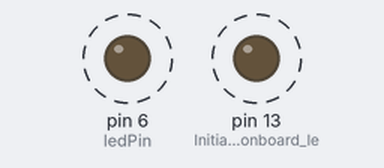
Recording of a sketch running on a simulated Arduino Uno, built with avr-gcc and run on an emulated ATmega328P. Parts: output pins drawn as LEDs (lit = HIGH). Dashed ring = blinking.

Above: at 0.12 s.
Timing chart, 0 to 4.6 s (numbered marks = the images above):
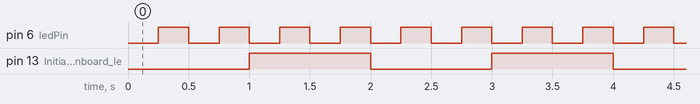

The sketch:

L1.4.ino
```cpp
/*
 * LED BLINK - TWO LED'S, TWO RATES
 *
 * WRITTEN BY: C. ABBEY
 * COURSE: ME 379
 * SECTION: 801
 *
 * DATE: JAN 30, 2024
 * ********DESCRIPTION************
 *  This code uses the Arduino microcontroller to blink
 *  two LED's simultaneously at different rates.
 *
 *  ======I/O FUNCTION============
 *  I/O:
 *    pin 6: used to control external LED
 *    LED_BUILTIN: used to control onboard led (could also use pin 13)
 *
 */

// Define the I/O pins and create a variable array
const int ledPin = 6;               //Defines the pin the led is connected to
unsigned long previousMillis[2];    //Defines an array of two unsigned long integers, used to store the previous time each led changed state

void setup() {
  pinMode(LED_BUILTIN, OUTPUT);     //Initialize the onboard led as an output
  pinMode(ledPin, OUTPUT);          //Initialize the led connected to pin 6 as an output
}

void loop() {
  blink(LED_BUILTIN, 1000, 0);      //Call the blink function for the onboard led
  blink(ledPin, 250, 1);            //Call the blink function for the led connected to pin 6

}

//Define a new function to control the timing of the led's using the millis() function
// This function will take input frorm the user to determine the led to target, the interval to flash the target led, and the array index that the led is located at
void blink(int led, int interval, int array)  {
  // first define an if statement that compares the current time for each led to the interval argument entered
  // to determine if the led state has changed since the previous time
  // if the condition is true, the code below is executed
  if (((long)millis() - previousMillis[array]) >= interval)
  {
    previousMillis[array] = millis();       // update the current time in the array
    digitalWrite(led, !digitalRead(led));   // turn on or off the led
  }

}
```

Measured:
- by itself, pin 6 (ledPin): alternates HIGH for 0.25 s and LOW for 0.25 s
- by itself, pin 13 (Initialize_the_onboard_le): alternates HIGH for 1.0 s and LOW for 1.0 s
- by itself, everything shown: repeats every 2.0 s, in 8 steps
